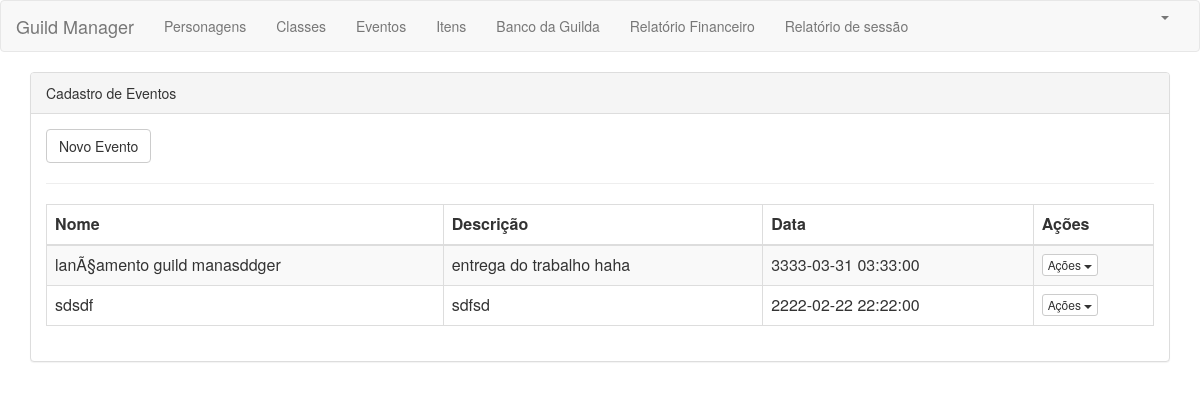
Screenshot of /evento.php with the database file from the repository.
### tables this page shows
CREATE TABLE `evento` (
  `id` int(11) NOT NULL,
  `nome` varchar(45) NOT NULL,
  `usuario_nick` varchar(45) NOT NULL,
  `descricao` varchar(45) DEFAULT NULL,
  `data` datetime DEFAULT NULL
);

### evento.php (the view, shortened to what this page needs)
<?php
require_once('banco.php');
$query_select = "SELECT * FROM evento";
$select = mysql_query($query_select, $connect);
?>
<html>
<head>
    <link rel="stylesheet" href="css/bootstrap.css">
    <link rel="stylesheet" href="https://cdnjs.cloudflare.com/ajax/libs/normalize/5.0.0/normalize.min.css">
</head>
<body>
<?php require_once "navbar.php" ?>
<div class="container">
    <div class="panel panel-default">
        <div class="panel-heading">Cadastro de Eventos</div>
        <div class="panel-body">
            <a href="/guild/cadastrar_evento.php" class="btn btn-default">Novo Evento</a>
            <hr>
            <table class="table table-bordered table-striped table-hover">
                <thead>
                <tr>
                    <th>Nome</th>
                    <th>Descrição</th>
                    <th>Data</th>
                    <th>Ações</th>
                </tr>
                </thead>
                <tbody>
                <?php while ($array = mysql_fetch_array($select)) { ?>
                    <tr>
                        <td><?= $array['nome'] ?></td>
                        <td><?= $array['descricao'] ?></td>
                        <td><?= $array['data'] ?></td>
                        <td>
                            <div class="btn-group">
                                <button type="button" class="btn btn-default btn-xs dropdown-toggle" data-toggle="dropdown"
                                        aria-haspopup="true" aria-expanded="false">
                                    Ações <span class="caret"></span>
                                </button>
                            </div>
                        </td>
                    </tr>
                <?php } ?>
                </tbody>
            </table>
        </div>
    </div>
</div>
</body>
</html>

### rows the page displays
evento: nome "lanÃ§amento guild manasddger", descricao "entrega do trabalho haha", data "3333-03-31 03:33:00"
evento: nome "sdsdf", descricao "sdfsd", data "2222-02-22 22:22:00"
